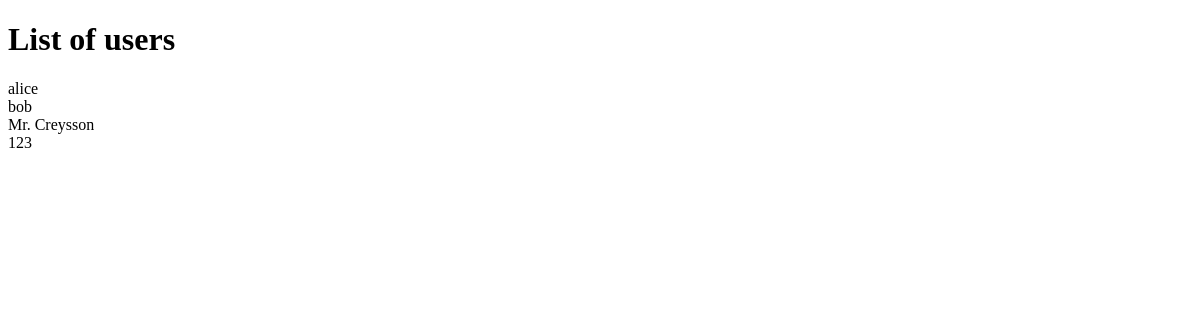
Before: /general with the older database file.
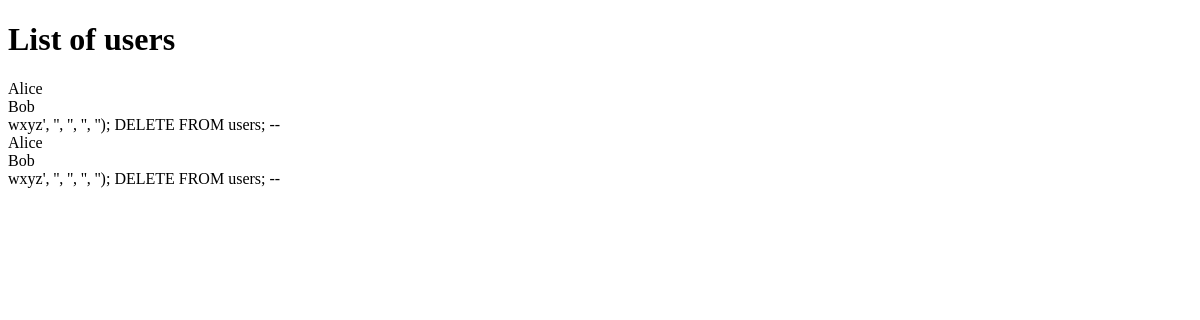
After: the same page with the newer database file.
### tables this page shows
CREATE TABLE users (
    id INTEGER PRIMARY KEY AUTOINCREMENT,
    created TIMESTAMP NOT NULL DEFAULT CURRENT_TIMESTAMP,
    name TEXT,
    email TEXT,
    password TEXT,
    secret TEXT,
    image BLOB
);

### main.py (the view)
@app.route("/general", methods=["GET"])
def general():
    user_names = cursor.execute("SELECT name FROM users").fetchall()
    print(user_names)
    return render_template("general.html", user_names=user_names)

### templates/general.html (shortened to what this page needs)
<!DOCTYPE html>
<html lang="en">
  <head>
  </head>
  <body>
    <h1>List of users</h1>
    {%for name in user_names%}
   <div>
        {{ name["name"]|safe }}
    </div>
    {% endfor %}
  </body>
</html>

Changed rows visible on the page:
removed users: name "alice"
removed users: name "bob"
removed users: name "Mr. Creysson"
removed users: name "123"
added users: name "Alice"
added users: name "Bob"
added users: name "wxyz', '', '', '', ''); DELETE FROM users; --"
added users: name "Alice"
added users: name "Bob"
added users: name "wxyz', '', '', '', ''); DELETE FROM users; --"
